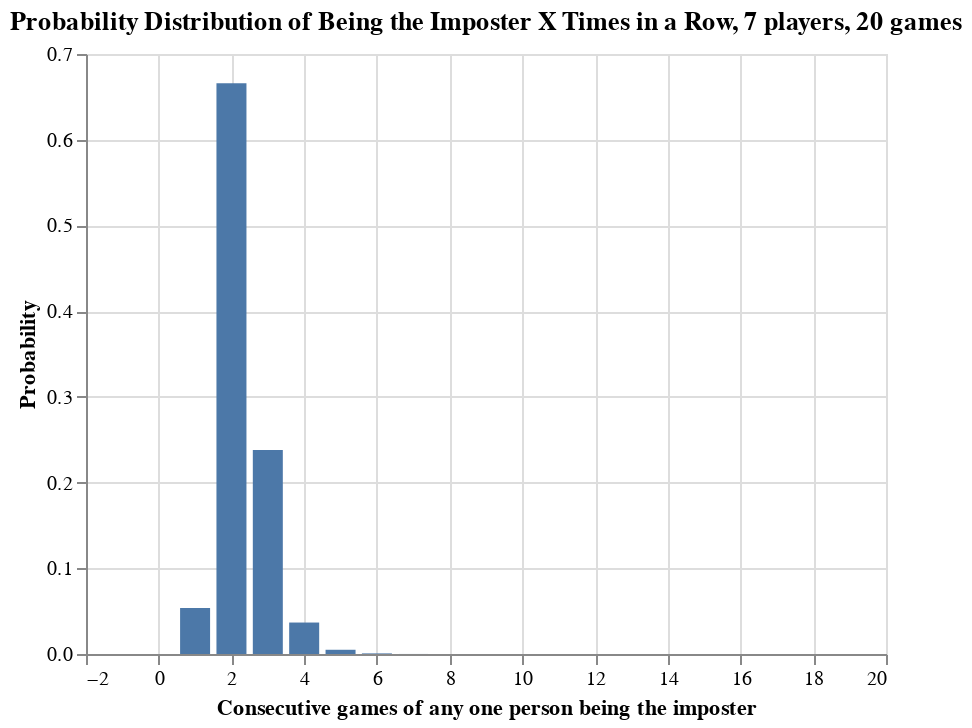

Notebook source saved alongside this figure:
### Markdown cell above
The above dataframe looks right - the cum sums all end at 1 and the one-sided p values all go to 0. It will be easier to assess these results by plotting them.

### Code cell
# visualize!
import altair as alt

c_main = alt.Chart(df_imposter_probabilities)

c1 = c_main.mark_bar(size=15).encode(
    x=alt.X('Counts',title = "Consecutive games of any one person being the imposter"),
    y=alt.Y('LongestString',title = "Probability"),
    tooltip=['LongestString','LongestStringPVal']
).properties(
    title="Probability Distribution of Being the Imposter X Times in a Row, 7 players, 20 games",
)

c1.display()

### Figure 1 — Vega-Lite specification as saved in the notebook (floating-point values rounded to 4 significant figures)
{"config": {"view": {"continuousWidth": 400, "continuousHeight": 300}}, "data": {"name": "data-fe66bdecccac46a087dc8b1005f1c2a2"}, "mark": {"type": "bar", "size": 15}, "encoding": {"tooltip": [{"type": "quantitative", "field": "LongestString"}, {"type": "quantitative", "field": "LongestStringPVal"}], "x": {"type": "quantitative", "field": "Counts", "title": "Consecutive games of any one person being the imposter"}, "y": {"type": "quantitative", "field": "LongestString", "title": "Probability"}}, "title": "Probability Distribution of Being the Imposter X Times in a Row, 7 players, 20 games", "$schema": "https://vega.github.io/schema/vega-lite/v4.8.1.json", "datasets": {"data-fe66bdecccac46a087dc8b1005f1c2a2": [{"LongestString": 0.0, "LongestStringCumSum": 0.0, "LongestStringPVal": 1.0, "Max": 0.0, "MaxCumSum": 0.0, "MaxPVal": 1.0, "Min": 0.297, "MinCumSum": 0.297, "MinPVal": 1.0, "Median": 0.0, "MedianCumSum": 0.0, "MedianPVal": 1.0, "Counts": 0}, {"LongestString": 0.0536, "LongestStringCumSum": 0.0536, "LongestStringPVal": 1.0, "Max": 0.0, "MaxCumSum": 0.0, "MaxPVal": 1.0, "Min": 0.5745, "MinCumSum": 0.8714, "MinPVal": 0.703, "Median": 0.00392, "MedianCumSum": 0.00392, "MedianPVal": 1.0, "Counts": 1}, {"LongestString": 0.6659, "LongestStringCumSum": 0.7195, "LongestStringPVal": 0.9464, "Max": 0.0, "MaxCumSum": 0.0, "MaxPVal": 1.0, "Min": 0.1286, "MinCumSum": 1.0, "MinPVal": 0.1286, "Median": 0.2854, "MedianCumSum": 0.2893, "MedianPVal": 0.9961, "Counts": 2}, {"LongestString": 0.2381, "LongestStringCumSum": 0.9576, "LongestStringPVal": 0.2805, "Max": 0.00207, "MaxCumSum": 0.00207, "MaxPVal": 1.0, "Min": 0.0, "MinCumSum": 1.0, "MinPVal": 0.0, "Median": 0.6816, "MedianCumSum": 0.9709, "MedianPVal": 0.7107, "Counts": 3}, {"LongestString": 0.03671, "LongestStringCumSum": 0.9943, "LongestStringPVal": 0.0424, "Max": 0.2068, "MaxCumSum": 0.2088, "MaxPVal": 0.9979, "Min": 0.0, "MinCumSum": 1.0, "MinPVal": 0.0, "Median": 0.02907, "MedianCumSum": 1.0, "MedianPVal": 0.02907, "Counts": 4}, {"LongestString": 0.00494, "LongestStringCumSum": 0.9992, "LongestStringPVal": 0.00569, "Max": 0.426, "MaxCumSum": 0.6349, "MaxPVal": 0.7912, "Min": 0.0, "MinCumSum": 1.0, "MinPVal": 0.0, "Median": 0.0, "MedianCumSum": 1.0, "MedianPVal": 0.0, "Counts": 5}, {"LongestString": 0.0007, "LongestStringCumSum": 1.0, "LongestStringPVal": 0.00075, "Max": 0.248, "MaxCumSum": 0.8829, "MaxPVal": 0.3651, "Min": 0.0, "MinCumSum": 1.0, "MinPVal": 0.0, "Median": 0.0, "MedianCumSum": 1.0, "MedianPVal": 0.0, "Counts": 6}, {"LongestString": 5e-05, "LongestStringCumSum": 1.0, "LongestStringPVal": 5e-05, "Max": 0.08663, "MaxCumSum": 0.9696, "MaxPVal": 0.1171, "Min": 0.0, "MinCumSum": 1.0, "MinPVal": 0.0, "Median": 0.0, "MedianCumSum": 1.0, "MedianPVal": 0.0, "Counts": 7}, {"LongestString": 0.0, "LongestStringCumSum": 1.0, "LongestStringPVal": 0.0, "Max": 0.02395, "MaxCumSum": 0.9935, "MaxPVal": 0.03045, "Min": 0.0, "MinCumSum": 1.0, "MinPVal": 0.0, "Median": 0.0, "MedianCumSum": 1.0, "MedianPVal": 0.0, "Counts": 8}, {"LongestString": 0.0, "LongestStringCumSum": 1.0, "LongestStringPVal": 0.0, "Max": 0.00529, "MaxCumSum": 0.9988, "MaxPVal": 0.0065, "Min": 0.0, "MinCumSum": 1.0, "MinPVal": 0.0, "Median": 0.0, "MedianCumSum": 1.0, "MedianPVal": 0.0, "Counts": 9}, {"LongestString": 0.0, "LongestStringCumSum": 1.0, "LongestStringPVal": 0.0, "Max": 0.00099, "MaxCumSum": 0.9998, "MaxPVal": 0.00121, "Min": 0.0, "MinCumSum": 1.0, "MinPVal": 0.0, "Median": 0.0, "MedianCumSum": 1.0, "MedianPVal": 0.0, "Counts": 10}, {"LongestString": 0.0, "LongestStringCumSum": 1.0, "LongestStringPVal": 0.0, "Max": 0.00021, "MaxCumSum": 1.0, "MaxPVal": 0.00022, "Min": 0.0, "MinCumSum": 1.0, "MinPVal": 0.0, "Median": 0.0, "MedianCumSum": 1.0, "MedianPVal": 0.0, "Counts": 11}, {"LongestString": 0.0, "LongestStringCumSum": 1.0, "LongestStringPVal": 0.0, "Max": 1e-05, "MaxCumSum": 1.0, "MaxPVal": 1e-05, "Min": 0.0, "MinCumSum": 1.0, "MinPVal": 0.0, "Median": 0.0, "MedianCumSum": 1.0, "MedianPVal": 0.0, "Counts": 12}, {"LongestString": 0.0, "LongestStringCumSum": 1.0, "LongestStringPVal": 0.0, "Max": 0.0, "MaxCumSum": 1.0, "MaxPVal": -2.22e-16, "Min": 0.0, "MinCumSum": 1.0, "MinPVal": 0.0, "Median": 0.0, "MedianCumSum": 1.0, "MedianPVal": 0.0, "Counts": 13}, {"LongestString": 0.0, "LongestStringCumSum": 1.0, "LongestStringPVal": 0.0, "Max": 0.0, "MaxCumSum": 1.0, "MaxPVal": -2.22e-16, "Min": 0.0, "MinCumSum": 1.0, "MinPVal": 0.0, "Median": 0.0, "MedianCumSum": 1.0, "MedianPVal": 0.0, "Counts": 14}, {"LongestString": 0.0, "LongestStringCumSum": 1.0, "LongestStringPVal": 0.0, "Max": 0.0, "MaxCumSum": 1.0, "MaxPVal": -2.22e-16, "Min": 0.0, "MinCumSum": 1.0, "MinPVal": 0.0, "Median": 0.0, "MedianCumSum": 1.0, "MedianPVal": 0.0, "Counts": 15}, {"LongestString": 0.0, "LongestStringCumSum": 1.0, "LongestStringPVal": 0.0, "Max": 0.0, "MaxCumSum": 1.0, "MaxPVal": -2.22e-16, "Min": 0.0, "MinCumSum": 1.0, "MinPVal": 0.0, "Median": 0.0, "MedianCumSum": 1.0, "MedianPVal": 0.0, "Counts": 16}, {"LongestString": 0.0, "LongestStringCumSum": 1.0, "LongestStringPVal": 0.0, "Max": 0.0, "MaxCumSum": 1.0, "MaxPVal": -2.22e-16, "Min": 0.0, "MinCumSum": 1.0, "MinPVal": 0.0, "Median": 0.0, "MedianCumSum": 1.0, "MedianPVal": 0.0, "Counts": 17}, {"LongestString": 0.0, "LongestStringCumSum": 1.0, "LongestStringPVal": 0.0, "Max": 0.0, "MaxCumSum": 1.0, "MaxPVal": -2.22e-16, "Min": 0.0, "MinCumSum": 1.0, "MinPVal": 0.0, "Median": 0.0, "MedianCumSum": 1.0, "MedianPVal": 0.0, "Counts": 18}, {"LongestString": 0.0, "LongestStringCumSum": 1.0, "LongestStringPVal": 0.0, "Max": 0.0, "MaxCumSum": 1.0, "MaxPVal": -2.22e-16, "Min": 0.0, "MinCumSum": 1.0, "MinPVal": 0.0, "Median": 0.0, "MedianCumSum": 1.0, "MedianPVal": 0.0, "Counts": 19}]}}
